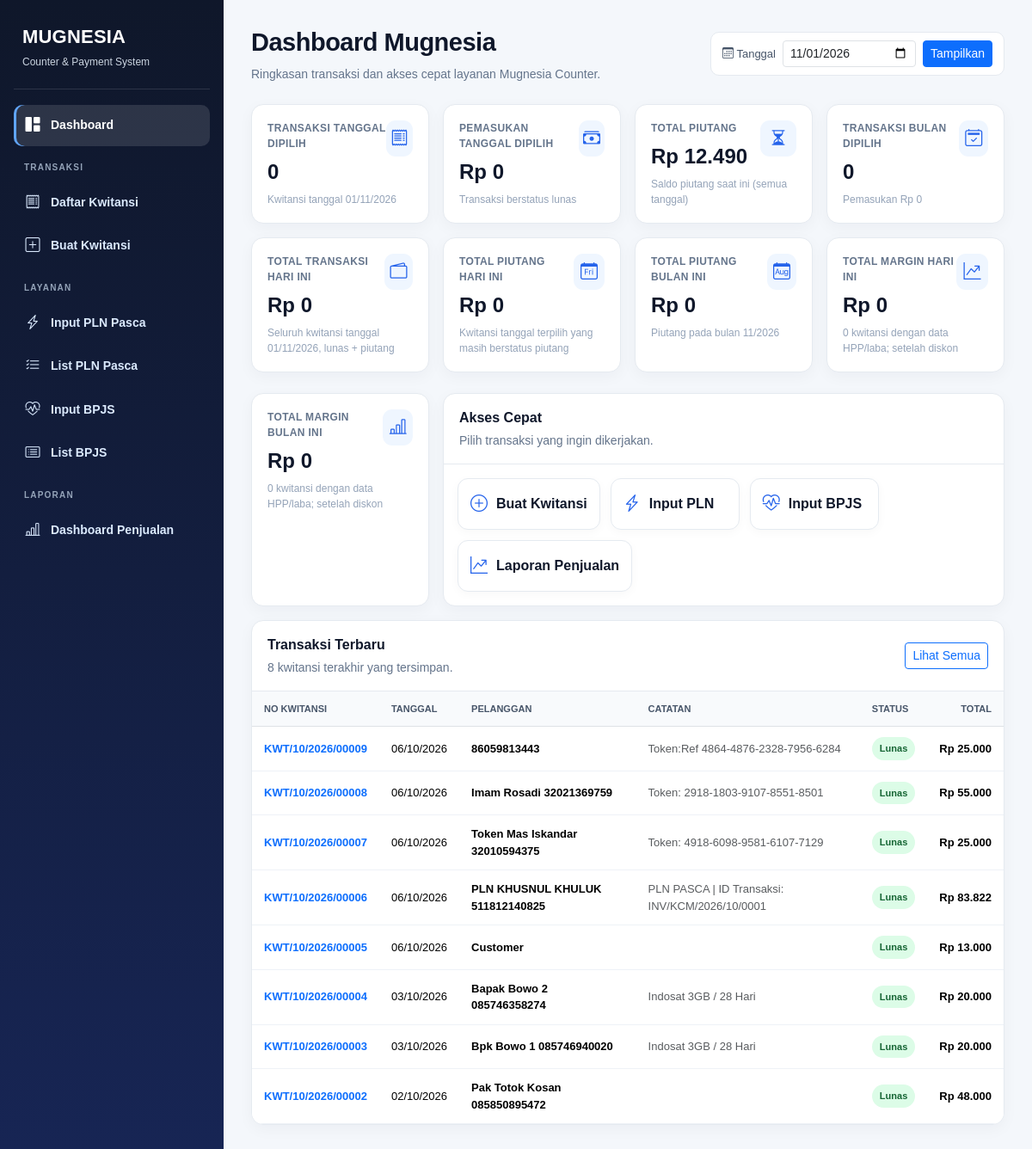
Before: / with the older database file.
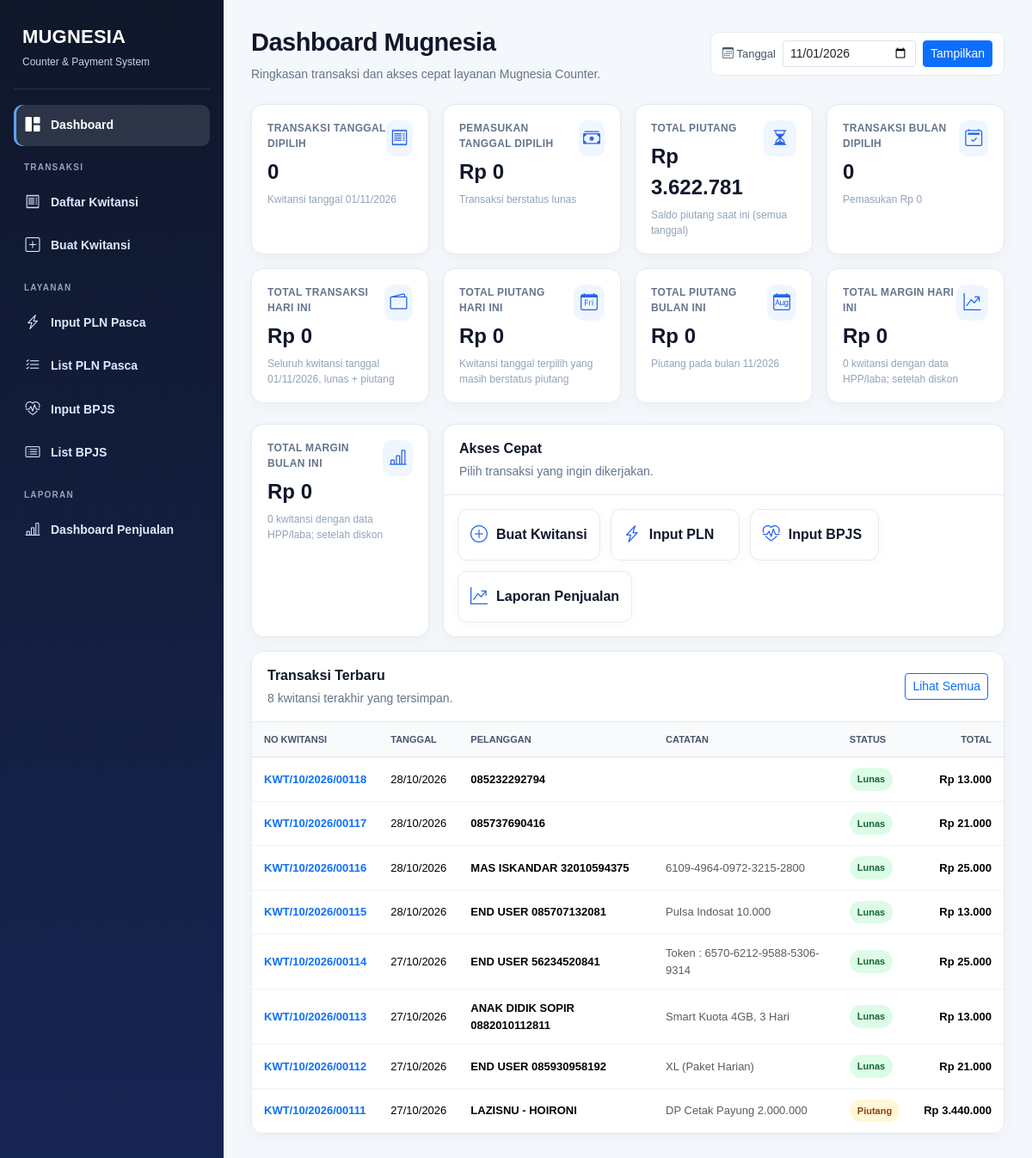
After: the same page with the newer database file.
### tables this page shows
CREATE TABLE `kwitansi` (
  `id` int(11) NOT NULL AUTO_INCREMENT,
  `no_kwitansi` varchar(40) NOT NULL,
  `tanggal` date NOT NULL,
  `nama_pelanggan` varchar(100) DEFAULT NULL,
  `alamat_pelanggan` varchar(255) DEFAULT NULL,
  `catatan` text,
  `status_bayar` varchar(50) NOT NULL,
  `discount` decimal(12,0) NOT NULL,
  `total` decimal(12,0) NOT NULL DEFAULT '0',
  `created_at` timestamp NOT NULL DEFAULT CURRENT_TIMESTAMP,
  `SN` varchar(45) NOT NULL,
  PRIMARY KEY (`id`),
  UNIQUE KEY `no_kwitansi` (`no_kwitansi`),
  KEY `idx_kwitansi_no` (`no_kwitansi`),
  KEY `idx_kwitansi_nama` (`nama_pelanggan`),
  KEY `idx_kwitansi_status` (`status_bayar`)
);

### index.php (the view, shortened to what the changed rows need)
<?php
require_once "db.php";
function scalarValue($conn, $sql, $default = 0) {
    $r = $conn->query($sql);
    $row = $r->fetch_row();
    return $row ? ($row[0] ?? $default) : $default;
}
$piutang = (float) scalarValue($conn, "SELECT COALESCE(SUM(total),0) FROM kwitansi WHERE LOWER(TRIM(status_bayar))='piutang'");
$recent = $conn->query("SELECT id,no_kwitansi,tanggal,nama_pelanggan,status_bayar,total,catatan FROM kwitansi ORDER BY id DESC LIMIT 8");
?>
<!doctype html>
<html lang="id">
<head>
<link href="https://cdn.jsdelivr.net/npm/bootstrap@5.3.3/dist/css/bootstrap.min.css" rel="stylesheet">
<link rel="stylesheet" href="https://cdn.jsdelivr.net/npm/bootstrap-icons@1.11.3/font/bootstrap-icons.min.css">
</head>
<body>
<div class="mug-app">
<main class="mug-main">
  <div class="row g-3 mb-4">
    <div class="col-xl-3 col-md-6"><div class="stat"><div class="d-flex justify-content-between"><div><div class="stat-label">Total Piutang</div><div class="stat-value">Rp <?= number_format($piutang,0,',','.') ?></div></div></div></div></div>
  </div>
  <div class="cardx"><div class="table-responsive"><table class="table"><thead><tr><th>No Kwitansi</th><th>Tanggal</th><th>Pelanggan</th><th>Catatan</th><th>Status</th><th class="text-end">Total</th></tr></thead><tbody>
  <?php if ($recent && $recent->num_rows): while($r=$recent->fetch_assoc()): $st=strtolower(trim($r['status_bayar']??'')); ?>
  <tr><td><a href="kwitansi_edit.php?id=<?= (int)$r['id'] ?>" class="text-decoration-none fw-bold"><?= htmlspecialchars($r['no_kwitansi']) ?></a></td><td class="text-nowrap"><?= date('d/m/Y',strtotime($r['tanggal'])) ?></td><td class="fw-semibold"><?= htmlspecialchars($r['nama_pelanggan']) ?></td><td class="text-muted"><?= htmlspecialchars(mb_strimwidth($r['catatan']??'',0,55,'…')) ?></td><td><span class="status <?= $st==='lunas'?'badge-lunas':($st==='piutang'?'badge-piutang':'bg-light') ?>"><?= htmlspecialchars($r['status_bayar'] ?: '-') ?></span></td><td class="text-end fw-bold text-nowrap">Rp <?= number_format($r['total'],0,',','.') ?></td></tr>
  <?php endwhile; else: ?><tr><td colspan="6" class="text-center text-muted py-4">Belum ada transaksi.</td></tr><?php endif; ?>
  </tbody></table></div></div>
</main>
</div>
</body></html>

Changed rows visible on the page:
no longer on this page (row unchanged): kwitansi: no_kwitansi "KWT/10/2026/00009", tanggal "06/10/2026", nama_pelanggan "86059813443", catatan "Token:Ref 4864-4876-2328-7956-6284", status_bayar "Lunas", total "25.000"
no longer on this page (row unchanged): kwitansi: no_kwitansi "KWT/10/2026/00008", tanggal "06/10/2026", nama_pelanggan "Imam Rosadi 32021369759", catatan "Token: 2918-1803-9107-8551-8501", status_bayar "Lunas", total "55.000"
no longer on this page (row unchanged): kwitansi: no_kwitansi "KWT/10/2026/00007", tanggal "06/10/2026", nama_pelanggan "Token Mas Iskandar 32010594375", catatan "Token: 4918-6098-9581-6107-7129", status_bayar "Lunas", total "25.000"
no longer on this page (row unchanged): kwitansi: no_kwitansi "KWT/10/2026/00006", tanggal "06/10/2026", nama_pelanggan "PLN KHUSNUL KHULUK 511812140825", catatan "PLN PASCA | ID Transaksi: INV/KCM/2026/10/0001", status_bayar "Lunas", total "83.822"
no longer on this page (row unchanged): kwitansi: no_kwitansi "KWT/10/2026/00005", tanggal "06/10/2026", nama_pelanggan "Customer", status_bayar "Lunas", total "13.000"
no longer on this page (row unchanged): kwitansi: no_kwitansi "KWT/10/2026/00004", tanggal "03/10/2026", nama_pelanggan "Bapak Bowo 2 085746358274", catatan "Indosat 3GB / 28 Hari", status_bayar "Lunas", total "20.000"
no longer on this page (row unchanged): kwitansi: no_kwitansi "KWT/10/2026/00003", tanggal "03/10/2026", nama_pelanggan "Bpk Bowo 1 085746940020", catatan "Indosat 3GB / 28 Hari", status_bayar "Lunas", total "20.000"
no longer on this page (row unchanged): kwitansi: no_kwitansi "KWT/10/2026/00002", tanggal "02/10/2026", nama_pelanggan "Pak Totok Kosan 085850895472", status_bayar "Lunas", total "48.000"
added kwitansi: no_kwitansi "KWT/10/2026/00118", tanggal "28/10/2026", nama_pelanggan "085232292794", status_bayar "Lunas", total "13.000"
added kwitansi: no_kwitansi "KWT/10/2026/00117", tanggal "28/10/2026", nama_pelanggan "085737690416", status_bayar "Lunas", total "21.000"
added kwitansi: no_kwitansi "KWT/10/2026/00116", tanggal "28/10/2026", nama_pelanggan "MAS ISKANDAR 32010594375", catatan "6109-4964-0972-3215-2800", status_bayar "Lunas", total "25.000"
added kwitansi: no_kwitansi "KWT/10/2026/00115", tanggal "28/10/2026", nama_pelanggan "END USER 085707132081", catatan "Pulsa Indosat 10.000", status_bayar "Lunas", total "13.000"
added kwitansi: no_kwitansi "KWT/10/2026/00114", tanggal "27/10/2026", nama_pelanggan "END USER 56234520841", catatan "Token : 6570-6212-9588-5306-9314", status_bayar "Lunas", total "25.000"
added kwitansi: no_kwitansi "KWT/10/2026/00113", tanggal "27/10/2026", nama_pelanggan "ANAK DIDIK SOPIR 0882010112811", catatan "Smart Kuota 4GB, 3 Hari", status_bayar "Lunas", total "13.000"
added kwitansi: no_kwitansi "KWT/10/2026/00112", tanggal "27/10/2026", nama_pelanggan "END USER 085930958192", catatan "XL (Paket Harian)", status_bayar "Lunas", total "21.000"
added kwitansi: no_kwitansi "KWT/10/2026/00111", tanggal "27/10/2026", nama_pelanggan "LAZISNU - HOIRONI", catatan "DP Cetak Payung 2.000.000", status_bayar "Piutang", total "3.440.000"
Other visible differences:
$piutang: "12.490" → "3.622.781"
